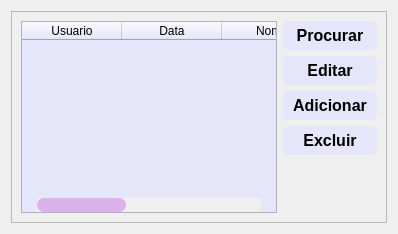
                <widget class="QWidget" name="tab_4">
                 <attribute name="title">
                  <string>Usuários</string>
                 </attribute>
                 <layout class="QVBoxLayout" name="verticalLayout_13">
                  <item>
                   <widget class="QFrame" name="frame_5">
                    <property name="frameShape">
                     <enum>QFrame::StyledPanel</enum>
                    </property>
                    <property name="frameShadow">
                     <enum>QFrame::Raised</enum>
                    </property>
                    <layout class="QVBoxLayout" name="verticalLayout_14">
                     <item>
                      <layout class="QHBoxLayout" name="horizontalLayout_8">
                       <item>
                        <widget class="QTableWidget" name="tableWidget_2">
                         <property name="styleSheet">
                          <string notr="true">QTableView {
    color: black;
    background-color: #E6E6FA;
}

QTableView::item:hover {
    background-color: black;
    color: white;
}
QHeaderView::section {
    background-color: #E6E6FA;
}
QScrollBar:horizontal {
    border: none;
    background: none;
    height: 14px;
    margin: 0 15px 0 15px;
}

QScrollBar::handle:horizontal {
    background: #DBB1EA;
    min-width: 30px;
    border-radius: 7px;
}

QScrollBar::add-line:horizontal {
    border: none;
    background: none;
    width: 15px;
    subcontrol-position: right;
    subcontrol-origin: margin;
}

QScrollBar::sub-line:horizontal {
    border: none;
    background: none;
    width: 15px;
    subcontrol-position: left;
    subcontrol-origin: margin;
}

QScrollBar::left-arrow:horizontal, QScrollBar::right-arrow:horizontal {
    border: none;
    width: 0px;
    height: 0px;
    background: none;
}

QScrollBar::add-page:horizontal, QScrollBar::sub-page:horizontal {
    background: none;
}
QScrollBar::handle:horizontal {
    background: #DBB1EA;
    min-width: 30px;
    border-radius: 7px;
}</string>
                         </property>
                         <column>
                          <property name="text">
                           <string>Usuario</string>
                          </property>
                         </column>
                         <column>
                          <property name="text">
                           <string>Data</string>
                          </property>
                         </column>
                         <column>
                          <property name="text">
                           <string>Nome</string>
                          </property>
                         </column>
                         <column>
                          <property name="text">
                           <string>Senha</string>
                          </property>
                         </column>
                         <column>
                          <property name="text">
                           <string>Confirmar senha</string>
                          </property>
                         </column>
                        </widget>
                       </item>
                       <item>
                        <layout class="QVBoxLayout" name="verticalLayout_12">
                         <item>
                          <widget class="QPushButton" name="btn_procurar_2">
                           <property name="styleSheet">
                            <string notr="true"> 
QPushButton {
    color: black;
    background-color: #E6E6FA;
    border-radius: 5px;
    padding: 5px 10px;
    font-size: 16px;
    font-weight: bold;
}

QPushButton:hover {
    color: white;
    background-color: green;
}</string>
                           </property>
                           <property name="text">
                            <string>Procurar</string>
                           </property>
                          </widget>
                         </item>
                         <item>
                          <widget class="QPushButton" name="btn_editar">
                           <property name="styleSheet">
                            <string notr="true"> 
QPushButton {
    color: black;
    background-color: #E6E6FA;
    border-radius: 5px;
    padding: 5px 10px;
    font-size: 16px;
    font-weight: bold;
}

QPushButton:hover {
    color: white;
    background-color: green;
}</string>
                           </property>
                           <property name="text">
                            <string>Editar</string>
                           </property>
                          </widget>
                         </item>
                         <item>
                          <widget class="QPushButton" name="btn_adicionar">
                           <property name="styleSheet">
                            <string notr="true"> 
QPushButton {
    color: black;
    background-color: #E6E6FA;
    border-radius: 5px;
    padding: 5px 10px;
    font-size: 16px;
    font-weight: bold;
}

QPushButton:hover {
    color: white;
    background-color: green;
}</string>
                           </property>
                           <property name="text">
                            <string>Adicionar</string>
                           </property>
                          </widget>
                         </item>
                         <item>
                          <widget class="QPushButton" name="btn_excluir_2">
                           <property name="styleSheet">
                            <string notr="true"> 
QPushButton {
    color: black;
    background-color: #E6E6FA;
    border-radius: 5px;
    padding: 5px 10px;
    font-size: 16px;
    font-weight: bold;
}

QPushButton:hover {
    color: white;
    background-color: green;
}</string>
                           </property>
                           <property name="text">
                            <string>Excluir</string>
                           </property>
                          </widget>
                         </item>
                         <item>
                          <spacer name="verticalSpacer_3">
                           <property name="orientation">
                            <enum>Qt::Vertical</enum>
                           </property>
                           <property name="sizeHint" stdset="0">
                            <size>
                             <width>20</width>
                             <height>40</height>
                            </size>
                           </property>
                          </spacer>
                         </item>
                        </layout>
                       </item>
                      </layout>
                     </item>
                    </layout>
                   </widget>
                  </item>
                 </layout>
                </widget>
